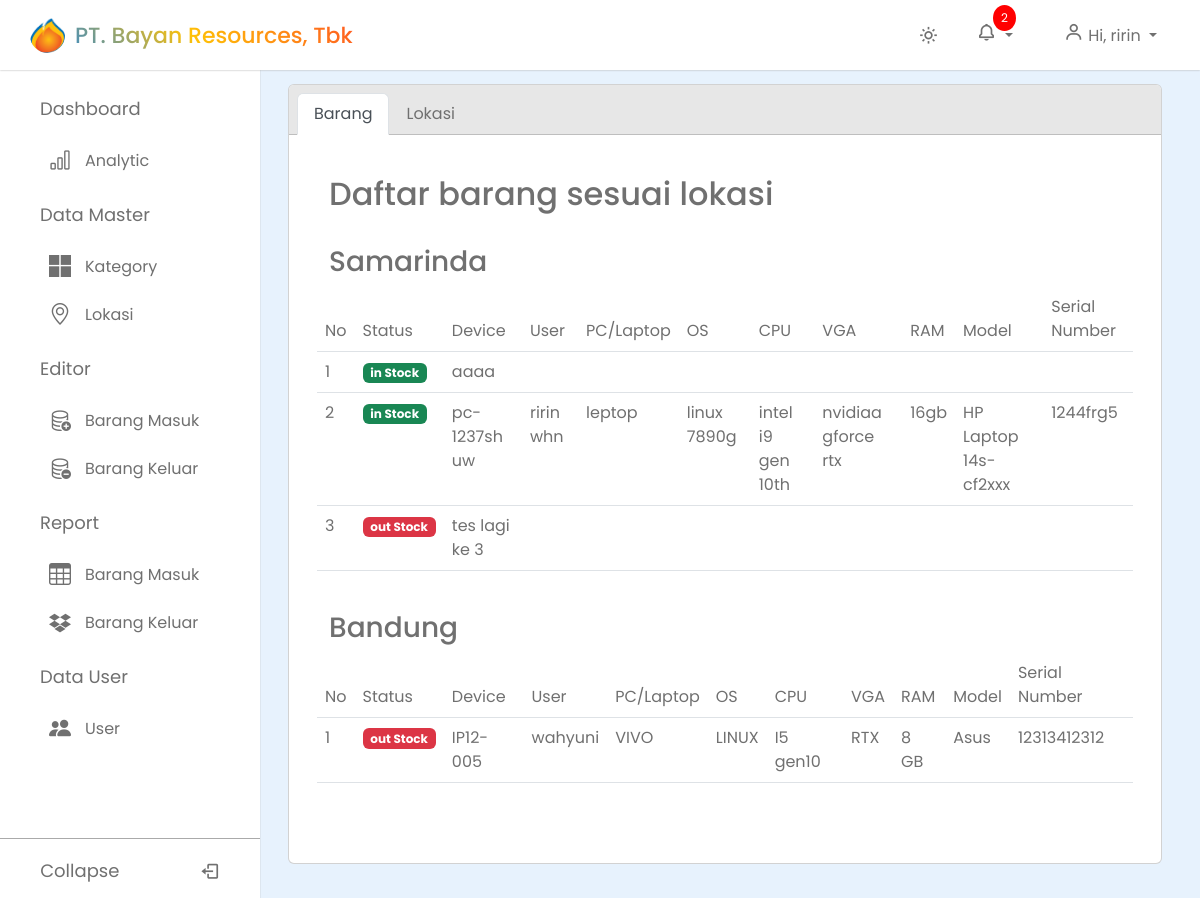
Screenshot of /dashboard/lokasi (signed in) with the database file from the repository.
### gudang/models.py (models this page shows, shortened)
class Lokasi(models.Model):
    lokasi = models.CharField(max_length=100)
    class Meta:
        verbose_name_plural = "lokasi"

class BarangMasuk(models.Model):
    nama = models.ForeignKey(
        User, on_delete=models.CASCADE, blank=True, null=True)
    date = models.CharField(max_length=100)
    device = models.TextField(max_length=100)
    user = models.TextField(max_length=100)
    pc = models.TextField(max_length=100)
    os = models.TextField(max_length=100)
    cpu = models.TextField(max_length=100)
    vga = models.TextField(max_length=100)
    ram = models.TextField(max_length=100)
    model = models.TextField(max_length=100)
    serialnumber = models.TextField(max_length=100)
    description = models.TextField(max_length=100)
    kategori = models.ForeignKey(Kategori, on_delete=models.CASCADE)
    lokasi = models.ForeignKey(Lokasi, on_delete=models.CASCADE, blank=True, null=True)
    class Meta:
        verbose_name_plural = "barang masuk"

class BarangKeluar(models.Model):
    nama = models.ForeignKey(
        User, on_delete=models.CASCADE, blank=True, null=True)
    date_keluar = models.CharField(max_length=100, blank=True, null=True)
    date_masuk = models.CharField(max_length=100, blank=True, null=True)
    device = models.TextField(max_length=100)
    user = models.TextField(max_length=100)
    pc = models.TextField(max_length=100)
    os = models.TextField(max_length=100)
    cpu = models.TextField(max_length=100)
    vga = models.TextField(max_length=100)
    ram = models.TextField(max_length=100)
    model = models.TextField(max_length=100)
    serialnumber = models.TextField(max_length=100)
    description = models.TextField(max_length=100)
    kategori = models.ForeignKey(Kategori, on_delete=models.CASCADE)
    lokasi = models.ForeignKey(Lokasi, on_delete=models.CASCADE, blank=True, null=True)
    class Meta:
        verbose_name_plural = "barang keluar"

### gudang/views.py (the view)
# urls.py: path("lokasi", formlokasi, name="lokasi"),
@login_required
@user_passes_test(is_operator)
def formlokasi(request):
    template_name = "lokasiTable.html"
    lokasi = Lokasi.objects.all()
    data_barang_per_lokasi = {}
    if request.method == 'POST':
        lokasi = request.POST.get('lokasi')
        Lokasi.objects.create(
            lokasi=lokasi)
        return redirect(formlokasi)
    for l in lokasi:
        barangmasuk = BarangMasuk.objects.filter(lokasi=l)
        barangkeluar = BarangKeluar.objects.filter(lokasi=l)
        data_barang = list(chain(barangmasuk, barangkeluar))
        for barang in data_barang:
            if barang in barangmasuk:
                barang.status = "in"
            else:
                barang.status = "out"
        data_barang_per_lokasi[l] = data_barang
    context = {
        'lokasi': lokasi,
        'data_barang_per_kategori': data_barang_per_lokasi
    }
    return render(request, template_name, context)

### gudang/views.py (called while the page is built)
def is_operator(user):
    if user.groups.filter(name="Operator").exists():
        return True
    else:
        return False

### templates/lokasiTable.html (shortened to what this page needs)
{% extends "base.html" %} {% block content %}
<div class="m-4 cardnav">
  <div class="card">
    <div class="card-header">
      <ul class="nav nav-tabs card-header-tabs" id="myTab">
        <li class="nav-item">
          <a href="#home" class="nav-link active title" data-bs-toggle="tab"
            >Barang</a
          >
        </li>
        <li class="nav-item">
          <a href="#profile" class="nav-link title" data-bs-toggle="tab"
            >Lokasi</a
          >
        </li>
      </ul>
    </div>
    <div class="card-body">
      <div class="tab-content p-4">
        <div class="tab-pane fade show active" id="home">
          <h2 class="title">Daftar barang sesuai lokasi</h2>
          <br />
          {% for lokasi, data_barang in data_barang_per_kategori.items %}
          <h3 class="title">{{ lokasi.lokasi }}</h3>
          <div class="row">
            <table class="table">
              <thead>
                <tr>
                  <td>No</td>
                  <td>Status</td>
                  <td>Device</td>
                  <td>User</td>
                  <td>PC/Laptop</td>
                  <td>OS</td>
                  <td>CPU</td>
                  <td>VGA</td>
                  <td>RAM</td>
                  <td>Model</td>
                  <td>Serial Number</td>
                </tr>
              </thead>
              <tbody>
                {% for barang in data_barang %}
                <tr>
                  <td>{{ forloop.counter }}</td>
                  <td>
                    {% if barang.status == "in" %}
                    <span class="badge bg-success">in Stock</span>
                    {% else %}
                    <span class="badge bg-danger">out Stock</span>
                    {% endif %}
                  </td>
                  <td>{{ barang.device }}</td>
                  <td>{{ barang.user }}</td>
                  <td>{{ barang.pc}}</td>
                  <td>{{ barang.os}}</td>
                  <td>{{ barang.cpu}}</td>
                  <td>{{ barang.vga}}</td>
                  <td>{{ barang.ram}}</td>
                  <td>{{ barang.model}}</td>
                  <td>{{ barang.serialnumber}}</td>
                </tr>
                {% endfor %}
              </tbody>
            </table>
          </div>
          <br />
          {% endfor %}
        </div>
      </div>
    </div>
  </div>
</div>
{% endblock content %}

### templates/base.html (shortened to what this page needs)
{% load static %}
<!DOCTYPE html>
<html lang="en">
  <head>
    <link
      href="https://unpkg.com/boxicons@2.1.4/css/boxicons.min.css"
      rel="stylesheet"
    />
    <link
      rel="stylesheet"
      href="https://unicons.iconscout.com/release/v4.0.0/css/line.css"
    />
    <link rel="stylesheet" href="sweetalert2.min.css" />
    <link
      href="https://cdn.jsdelivr.net/npm/bootstrap@5.2.1/dist/css/bootstrap.min.css"
      rel="stylesheet"
    />
    <link
      rel="stylesheet"
      href="https://cdn.jsdelivr.net/npm/bootstrap-icons@1.10.5/font/bootstrap-icons.css"
    />
    <link rel="stylesheet" href="{% static 'css/form.css' %}" />
    <link rel="stylesheet" href="{% static 'css/styleku.css' %} " />
  </head>
  <body>
    <nav class="navbar">
      <div class="logo_item">
        <img src="{% static 'image/bayanlogo.png'%}" alt=""></i>PT. Bayan Resources, Tbk
      </div>
      <div class="navbar_content">
        <i class='bx bx-sun' id="darkLight"></i>
        <div class="dropdown">
          <button class="btn dropdown-toggle title" type="button" id="notificationIcon" data-bs-toggle="dropdown" aria-expanded="false">
              <i class='bx bx-bell'></i>
              <span class="notification-badge" id="notificationCount">0</span>
          </button>
      </div>
      {% if request.session.is_operator == 'operator' %}
      <div class="dropdown">
          <button class="btn dropdown-toggle title" type="button" id="userDropdown" data-bs-toggle="dropdown" aria-expanded="false">
            <i class='bx bx-user'></i>  Hi, {{ request.user.email|truncatechars:10 }}
          </button>
      </div>
      {% endif %}
    </nav>
    <nav class="sidebar">
      <div class="menu_content">
        {% if request.session.is_operator == 'operator'%}
        <ul class="menu_items">
          <div class="menu_title menu_dahsboard"></div>
          <li class="item">
            <a href="{% url 'analitic' %}" class="nav_link">
              <span class="navlink_icon">
                <i class="bi bi-bar-chart"></i>
              </span>
              <span class="navlink">Analytic</span>
            </a>
          </li>
        </ul>
        <ul class="menu_items">
          <div class="menu_title menu_datamaster"></div>
          <li class="item">
            <a href="{% url 'kategory' %}" class="nav_link">
              <span class="navlink_icon">
                <i class="bi bi-microsoft"></i>
              </span>
              <span class="navlink">Kategory</span>
            </a>
          </li>
          <li class="item">
            <a href="{% url 'lokasi' %}" class="nav_link">
              <span class="navlink_icon">
                <i class="bi bi-geo-alt"></i>
              </span>
              <span class="navlink">Lokasi</span>
            </a>
          </li>
        </ul>
        <ul class="menu_items">
          <div class="menu_title menu_editor"></div>
          <li class="item">
            <a href="{% url 'barangmasuk' %}" class="nav_link">
              <span class="navlink_icon">
                <i class="bi bi-database-add"></i>
              </span>
              <span class="navlink">Barang Masuk</span>
            </a>
          </li>
          <li class="item">
            <a href="{% url 'barangkeluar' %}" class="nav_link">
              <span class="navlink_icon">
                <i class="bi bi-database-dash"></i>
              </span>
              <span class="navlink">Barang Keluar</span>
            </a>
          </li>
        </ul>
        <ul class="menu_items">
          <div class="menu_title menu_setting"></div>
          <li class="item">
            <a href="{% url 'tbdatabarang' %}" class="nav_link">
              <span class="navlink_icon">
                <i class="bi bi-table"></i>
              </span>
              <span class="navlink">Barang Masuk</span>
            </a>
          </li>
          <li class="item">
            <a href="{% url 'riwayatdata' %}" class="nav_link">
              <span class="navlink_icon">
                <i class="bi bi-dropbox"></i>
              </span>
              <span class="navlink">Barang Keluar</span>
            </a>
          </li>
        </ul>
        <ul class="menu_items">
          <div class="menu_title menu_data"></div>
          <li class="item">
            <a href="{% url 'usertb' %}" class="nav_link">
              <span class="navlink_icon">
                <i class="bi bi-people-fill"></i>
              </span>
              <span class="navlink">User</span>
            </a>
          </li>
        </ul>
        {% endif %}
        <div class="bottom_content">
          <div class="bottom expand_sidebar">
            <span> Expand</span>
          </div>
          <div class="bottom collapse_sidebar">
            <span> Collapse</span>
            <i class="bx bx-log-out"></i>
          </div>
        </div>
      </div>
    </nav>
    <section class="dashboard">
      {% block content %} {% endblock content %}
    </section>
  </body>
</html>

### static/css/form.css (style rules this page uses)
* { margin: 0; padding: 0; box-sizing: border-box; font-family: "Poppins", sans-serif; }
:root { --white-color: #fff; --blue-color: #4070f4; --grey-color: #707070; --grey-color-light: #aaa; }
body { background-color: #e7f2fd; transition: none; min-height: 100vh; align-items: center; justify-content: center; }

### static/css/styleku.css (style rules this page uses)
* { margin: 0; padding: 0; box-sizing: border-box; font-family: "Poppins", sans-serif; }
:root { --white-color: #fff; --blue-color: #4070f4; --grey-color: #707070; --grey-color-light: #aaa; --greynav-color: #e7e7e7; }
body { background-color: #e7f2fd; transition: none; }
td { color: var(--grey-color); }
.title { color: var(--grey-color); }
.navbar { position: fixed; top: 0; width: 100%; left: 0; background-color: var(--white-color); display: flex; align-items: center; justify-content: space-between; padding: 15px 30px; z-index: 1000; box-shadow: 0 0 2px var(--grey-color-light); }
.notification-badge { position: absolute; top: -10px; right: 10px; background-color: red; color: white; font-size: 12px; padding: 4px 8px; border-radius: 50%; }
.logo_item { display: flex; align-items: center; column-gap: 10px; font-size: 22px; font-weight: 500; background: linear-gradient(45deg, #007bff, #ffc107, #ff5722); -webkit-background-clip: text; -webkit-text-fill-color: transparent; }
.navbar img { width: 35px; height: 35px; border-radius: 50%; }
.navbar_content { display: flex; align-items: center; column-gap: 25px; }
.navbar_content i { cursor: pointer; font-size: 20px; color: var(--grey-color); }
.sidebar { background-color: var(--white-color); width: 260px; position: fixed; top: 0; left: 0; height: 100%; padding: 80px 20px; z-index: 100; overflow-y: scroll; box-shadow: 0 0 1px var(--grey-color-light); transition: none; }
.menu_content { position: relative; }
.dashboard { position: relative; left: 250px; background-color: var(--panel-color); min-height: 100vh; width: calc(100% - 250px); padding: 10px 14px; transition: none; }
.menu_title { margin: 15px 0; padding: 0 20px; font-size: 18px; }
.menu_title::before { color: var(--grey-color); white-space: nowrap; }
.menu_dahsboard::before { content: "Dashboard"; }
.menu_datamaster::before { content: "Data Master"; }
.menu_editor::before { content: "Editor"; }
.menu_setting::before { content: "Report"; }
.menu_data::before { content: "Data User"; }
.menu_items { padding: 0; list-style: none; }
.navlink_icon { position: relative; font-size: 22px; min-width: 50px; line-height: 40px; display: inline-block; text-align: center; border-radius: 6px; }
.navlink_icon::before { content: ""; position: absolute; height: 100%; width: calc(100% + 100px); left: -20px; }
.sidebar .nav_link { display: flex; align-items: center; width: 100%; padding: 4px 15px; border-radius: 8px; text-decoration: none; color: var(--grey-color); white-space: nowrap; }
.bottom_content { position: fixed; bottom: 60px; left: 0; width: 260px; cursor: pointer; transition: none; }
.bottom { position: absolute; display: flex; align-items: center; left: 0; justify-content: space-around; padding: 18px 0; text-align: center; width: 100%; color: var(--grey-color); border-top: 1px solid var(--grey-color-light); background-color: var(--white-color); }
.bottom i { font-size: 20px; }
.bottom span { font-size: 18px; }
.cardnav { padding-top: 50px; }
.card { background-color: var(--white-color); }
.card-header { background-color: var(--greynav-color); }
.card-header-tabs .nav-link.active { background-color: var(--white-color); border-bottom-color: var(--white-color); }

### rows the page displays
Lokasi: lokasi "Samarinda"
BarangMasuk: shows "in Stock", device "aaaa"
BarangMasuk: shows "in Stock", device "pc-1237sh uw", user "ririn whn", pc "leptop", os "linux 7890g", cpu "intel i9 gen 10th", vga "nvidiaa gforce rtx", ram "16gb", model "HP Laptop 14s-cf2xxx", serialnumber "1244frg5"
BarangKeluar: shows "out Stock", device "tes lagi ke 3"
Lokasi: lokasi "Bandung"
BarangKeluar: shows "out Stock", device "IP12-005", user "wahyuni", pc "VIVO", os "LINUX", cpu "I5 gen10", vga "RTX", ram "8 GB", model "Asus", serialnumber "12313412312"

### other values shown
{{ request.user.email|truncatechars:10 }} "ririn"
